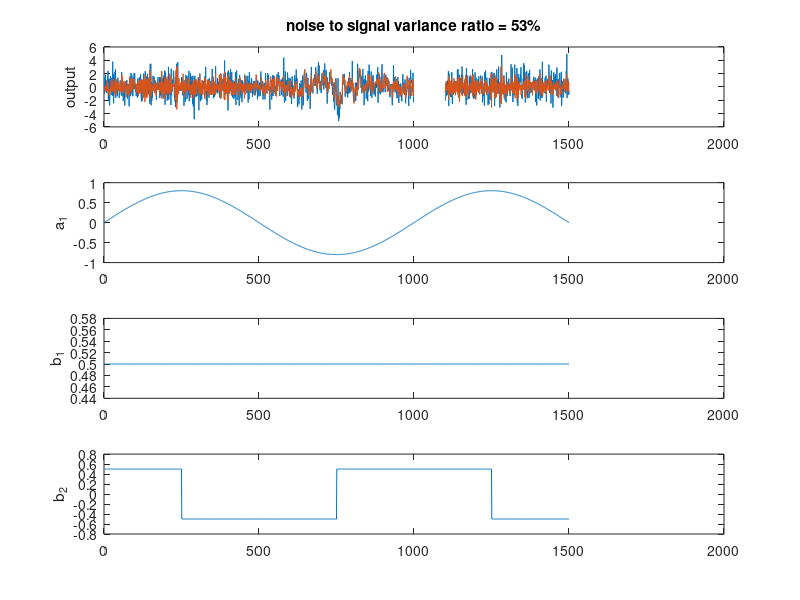

This figure's MATLAB source: (Note: this script raises an error after producing the figure.)
% DTFMDEMO2  Captain Toolbox demonstration
%
% Dynamic Transfer Function (DTF) modelling
% of simulationed multi-input data
%
% See also DTFM, DTFMOPT, DTFMDEMO1, DARXDEMO

% Copyright (c) 2007 by CRES, Lancaster University, United Kingdom
% Authors : Peter Young, Wlodek Tych, Diego Pedregal, James Taylor
% Additional author for DTFMDEMO2: Paul McKenna

clear all
close all
format compact
echo on

clc
% DTFMDEMO2  Captain Toolbox demonstration
 
% This script analyses the output from a multi-input discrete 
% time Transfer Function (TF) using the functions for Dynamic
% TF modelling (DTF). Here, the model is not limited to the 
% ARX form required for DARX analysis.
 
% We will use two first order TFs each with the same gradually 
% changing time constant, one with a fixed numerator and a time 
% delay of three samples and the other numerator value switching 
% between two values and with a time delay of one sample.
 
%                     b1
%      y(k) =  ---------------- u1(k-3)
%              1 + a1(k).z^(-1)
 
%                      b2(k)
%              +  ---------------- u2(k-1)  +  e(k)
%                 1 + a1(k).z^(-1)
 
% where z^(-1) represents the backward shift operator, y(k) the 
% output, u(k) the input and e(k) a zero mean white noise 
% signal.
 
% --------------------------------------------------------
%                 Hit any key to continue
% --------------------------------------------------------
pause
 
% For this example, we utilise one constant numerator parameter 
% (b1=0.5) and a switching value for b2 (between 0.5 and -0.5) 
% and allow the a1 denominator parameter to change slowly over 
% time as a sine wave. Noise has been added to the output to 
% represent measurement errors, while Not-a-Number values are
% added in order to test the ability of the algorithms to
% handle interpolation.
 
load sdtfm2.dat
y=sdtfm2(:, 1);   % output (transfer function response)
u1=sdtfm2(:, 2);  % first input (white noise)
u2=sdtfm2(:, 3);  % second input (white noise)
a1=sdtfm2(:, 4);  % a1 denominator parameter
b1=sdtfm2(:, 5);  % b1 numerator parameter
b2=sdtfm2(:, 6);  % b2 numerator parameter
y0=sdtfm2(:, 7);  % noise free output 
y(1000:1100)=NaN*ones(101,1); % simulate missing data
y0(1000:1100)=NaN*ones(101,1); % simulate missing data
 
% --------------------------------------------------------
%                 Hit any key to continue
% --------------------------------------------------------
pause
 
% The various signals are plotted below.
 
clf
subplot(411); plot([y y0]); ylabel('output');
title(['noise to signal variance ratio = ' ...
  int2str(100*var(y0(~isnan(y))-y(~isnan(y)))/var(y(~isnan(y)))) '%'])
subplot(412); plot(a1);ylabel('a_1')
subplot(413); plot(b1);ylabel('b_1')
subplot(414); plot(b2);ylabel('b_2')
 
% --------------------------------------------------------
%                 Hit any key to continue
% --------------------------------------------------------
pause
 
% We first call DTFMOPT to optimise the Noise Variance
% Ratio (NVR) hyper-parameters.
 
% The model structure is represented by the vector [A B T],
% where A is number of denominator parameters, B is the 
% vector of numbers of b parameters (one for each input) and
% T is the vector of total time delays (one for each input).
 
nn=[1 1 1 3 1];
 
% Since it is constant, we will fix the NVR for the first
% numerator parameter at zero. This will speed up the
% optimisation for the purposes of this demonstration.
 
nvrc=[-2 0 -2];  % optimise the NVRs for a1 and b2 only
 
% An Integrated Random Walk (IRW) model is used for the
% time variable a1 and b2 parameters, while the second
% parameter is constant, so a RW is more appropriate.
 
TVP=[1 0 1];
  
% --------------------------------------------------------
%                 Hit any key to continue
% --------------------------------------------------------
pause
 
% ESTIMATING HYPER-PARAMETERS : PLEASE WAIT
 
nvr=dtfmopt(y, [u1 u2], nn, TVP, [], nvrc)
 
% --------------------------------------------------------
%                 Hit any key to continue
% --------------------------------------------------------
pause
 
% The DTFM function utilises the optimsed hyper-parameters.
 
% ESTIMATING MODEL PARAMETERS : PLEASE WAIT
 
[tfs, fit, fitse, par, parse, e]=dtfm(y, [u1 u2], nn, TVP, nvr);
 
% The final estimate of the constant second numerator parameter:
 
par(length(par), 2)
 
% --------------------------------------------------------
%                 Hit any key to continue
% --------------------------------------------------------
pause
 
% The estimated denominator parameter and standard errors
% are compared with the actual values.
 
clf
subplot(311);plot(a1, 'r'); hold on
plot(par(:, 1),'b')
plot(par(:, 1)+parse(:, 1), ':b')
plot(par(:, 1)-parse(:, 1), ':b')
axis([0 1500 -1.5 1.5])
subplot(312);plot(b1, 'r'); hold on
plot(par(:, 2),'b')
plot(par(:, 2)+parse(:, 2), ':b')
plot(par(:, 2)-parse(:, 2), ':b')
axis([0 1500 0.4 0.6])
subplot(313);plot(b2, 'r'); hold on
plot(par(:, 3),'b')
plot(par(:, 3)+parse(:, 3), ':b')
plot(par(:, 3)-parse(:, 3), ':b')
axis([0 1500 -1.5 1.5])
 
% --------------------------------------------------------
%                 Hit any key to continue
% --------------------------------------------------------
pause
 
% For comparision, the biased parameters based on DARX analysis
% are estimated.
 
% ESTIMATING MODEL PARAMETERS : PLEASE WAIT
 
[tfs, fit, fitse, parx, parsex]=darx(y, [u1 u2], nn, TVP, nvr);
 
% The new estimates are shown in the plot.
 
subplot(311);
plot(parx(:, 1), 'g')
title('Actual(red), MDTF-IV (blue) and DARX-LS (green)')
subplot(312);
plot(parx(:, 2), 'g')
subplot(313);
plot(parx(:, 3), 'g')
 
echo off

% end of m-file
